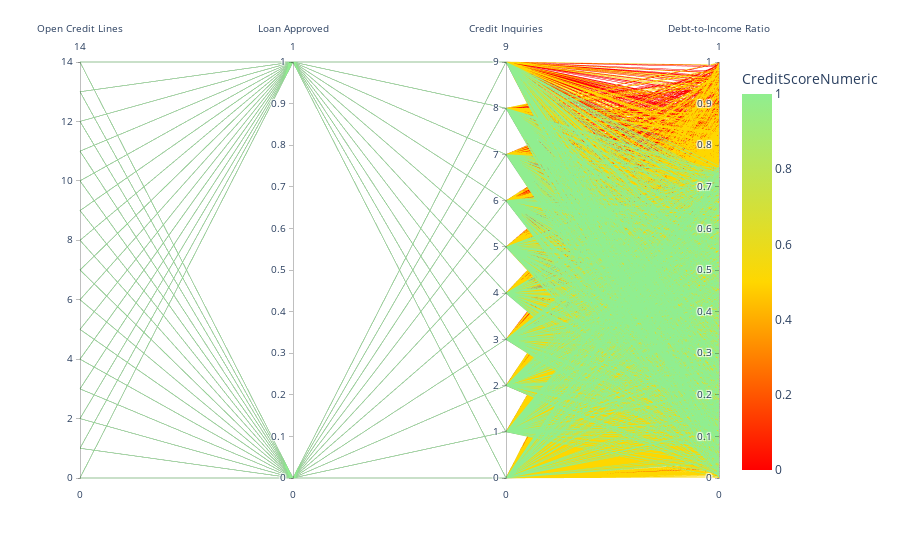

Notebook code for this chart:
### Code cell
import pandas as pd
import plotly.express as px

# Select relevant features and preprocess
features = ['NumberOfOpenCreditLines', 'LoanApproved', 'NumberOfCreditInquiries', 'DebtToIncomeRatio']
df_pcp = df[features].copy()

# Add CreditScoreCategory for coloring
def categorize_credit_score(score):
    if score < 500:
        return 'Low'
    elif score < 700:
        return 'Medium'
    else:
        return 'High'

df_pcp['CreditScoreCategory'] = df['CreditScore'].apply(categorize_credit_score)

# Map CreditScoreCategory to numeric values for coloring
# Adjusting the numeric mapping to spread the colors more evenly
color_map = {'Low': 0, 'Medium': 0.5, 'High': 1}
df_pcp['CreditScoreNumeric'] = df_pcp['CreditScoreCategory'].map(color_map)

# Plot using Plotly with adjusted color scale
fig = px.parallel_coordinates(
    df_pcp,
    color='CreditScoreNumeric',
    dimensions=features,
    color_continuous_scale=[
        [0, 'red'],
        [0.5, 'gold'],
        [1, 'lightgreen']
    ],
    labels={
        'NumberOfOpenCreditLines': 'Open Credit Lines',
        'LoanApproved': 'Loan Approved',
        'NumberOfCreditInquiries': 'Credit Inquiries',
        'DebtToIncomeRatio': 'Debt-to-Income Ratio',
    },
    range_color=[0, 1]  # Fix the color range explicitly
)

# Normalize all dimensions to [0,1] for consistent color display
fig.update_traces(dimensions=[
    dict(range=[df_pcp['NumberOfOpenCreditLines'].min(), df_pcp['NumberOfOpenCreditLines'].max()], 
         values=(df_pcp['NumberOfOpenCreditLines']),
         label='Open Credit Lines'),
    dict(range=[0, 1], 
         values=df_pcp['LoanApproved'],
         label='Loan Approved'),
    dict(range=[df_pcp['NumberOfCreditInquiries'].min(), df_pcp['NumberOfCreditInquiries'].max()], 
         values=(df_pcp['NumberOfCreditInquiries']),
         label='Credit Inquiries'),
    dict(range=[0, 1], 
         values=df_pcp['DebtToIncomeRatio'],
         label='Debt-to-Income Ratio'),
])

# Show the plot
fig.show()

### Figure 1 — Plotly figure (JSON) as saved in the notebook; plotly's stock layout.template omitted (floating-point values rounded to 4 significant figures; data arrays with more than 128 entries replaced by an {"elided": "..."} marker saying what was removed)
{"data": [{"dimensions": [{"label": "Open Credit Lines", "range": [0, 14], "values": {"elided": "10000 int values"}}, {"label": "Loan Approved", "range": [0, 1], "values": {"elided": "10000 int values"}}, {"label": "Credit Inquiries", "range": [0, 9], "values": {"elided": "10000 int values"}}, {"label": "Debt-to-Income Ratio", "range": [0, 1], "values": {"elided": "10000 float values"}}], "domain": {"x": [0, 1], "y": [0, 1]}, "line": {"color": {"elided": "10000 float values"}, "coloraxis": "coloraxis"}, "name": "", "type": "parcoords"}], "layout": {"coloraxis": {"cmax": 1, "cmin": 0, "colorbar": {"title": {"text": "CreditScoreNumeric"}}, "colorscale": [[0, "red"], [0.5, "gold"], [1, "lightgreen"]]}, "legend": {"tracegroupgap": 0}, "margin": {"t": 60}}}
